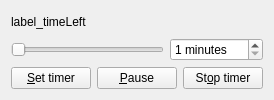
<?xml version="1.0" encoding="UTF-8"?>
<ui version="4.0">
 <class>MainWindow</class>
 <widget class="QMainWindow" name="MainWindow">
  <widget class="QWidget" name="centralWidget">
   <layout class="QGridLayout" name="gridLayout_2">
    <item row="0" column="0">
     <layout class="QGridLayout" name="gridLayout">
      <item row="2" column="1">
       <widget class="QSpinBox" name="spinBox_interval">
        <property name="suffix">
         <string> minutes</string>
        </property>
        <property name="minimum">
         <number>1</number>
        </property>
        <property name="maximum">
         <number>120</number>
        </property>
        <property name="singleStep">
         <number>1</number>
        </property>
       </widget>
      </item>
      <item row="0" column="0">
       <widget class="QLabel" name="label_timeLeft">
        <property name="text">
         <string>label_timeLeft</string>
        </property>
       </widget>
      </item>
      <item row="2" column="0">
       <widget class="QSlider" name="slider_interval">
        <property name="minimum">
         <number>1</number>
        </property>
        <property name="maximum">
         <number>120</number>
        </property>
        <property name="orientation">
         <enum>Qt::Horizontal</enum>
        </property>
       </widget>
      </item>
      <item row="3" column="0" colspan="2">
       <layout class="QHBoxLayout" name="horizontalLayout">
        <property name="sizeConstraint">
         <enum>QLayout::SetDefaultConstraint</enum>
        </property>
        <item>
         <widget class="QPushButton" name="button_setTimer">
          <property name="text">
           <string>&amp;Set timer</string>
          </property>
          <property name="autoDefault">
           <bool>true</bool>
          </property>
          <property name="default">
           <bool>false</bool>
          </property>
         </widget>
        </item>
        <item>
         <widget class="QPushButton" name="button_pause">
          <property name="text">
           <string>&amp;Pause</string>
          </property>
         </widget>
        </item>
        <item>
         <widget class="QPushButton" name="button_stopTimer">
          <property name="text">
           <string>St&amp;op timer</string>
          </property>
         </widget>
        </item>
       </layout>
      </item>
     </layout>
    </item>
   </layout>
  </widget>
 </widget>
 <layoutdefault spacing="6" margin="11"/>
 <tabstops>
  <tabstop>button_setTimer</tabstop>
  <tabstop>button_pause</tabstop>
  <tabstop>button_stopTimer</tabstop>
  <tabstop>slider_interval</tabstop>
  <tabstop>spinBox_interval</tabstop>
 </tabstops>
 <resources/>
 <connections/>
</ui>
